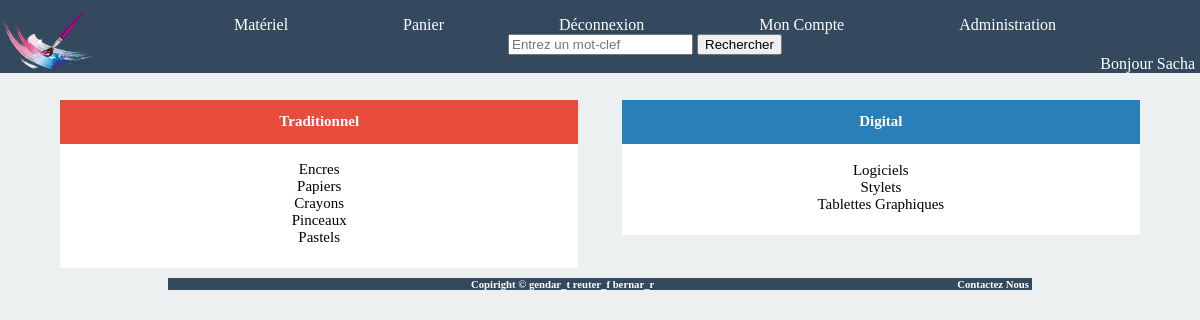
Page /materiel.php (signed in) on the committed database.
### tables this page shows
CREATE TABLE Sous_categories
(
        ID INT(6) PRIMARY KEY NULL AUTO_INCREMENT,
        Nom VARCHAR(40) NOT NULL,
        Url VARCHAR(100) NOT NULL,
        ID_categorie INT NOT NULL,
        CONSTRAINT ID_categorie FOREIGN KEY (ID_categorie) REFERENCES  Categories(ID)
);

### materiel.php (the view, shortened to what this page needs)
<html>
<head>
     <link rel="stylesheet" href="Ressources/Style/style_materiel.css" />
   <?php require_once("navbar.php"); ?>
     </head>
     <body>
 <?php
   try
   {
     $pdo = new PDO('mysql:host=localhost;dbname=bizarts_gendar_t', "admin", "admin", array(PDO::ATTR_ERRMODE => PDO::ERRMODE_EXCEPTION, PDO::MYSQL_ATTR_INIT_COMMAND => 'SET NAMES utf8'));
   }
   catch (Exception $e)
   {
     die('Erreur : ' . $e->getMessage());
   }
  $row = $pdo->query("SELECT * FROM Sous_categories WHERE ID_categorie = 1 ORDER BY ID DESC;");
  $tab = $row->fetchAll();
  $i = 0;
  $size = count($tab);
 ?>
       <div class="tradi">
         <div class="titres">
           <h2>Traditionnel</h2>
         </div>
         <div class="contenu">
           <br>
      <?php while ($i < $size){
    $url = 'categories.php?id=' . $tab[$i]['ID'];
    echo '<a href="' . $url . '">' . $tab[$i]['Nom'] . '</a><br>';
    $i = $i + 1;
      } ?>
    <br>
          </div>
       </div>
    <?php $row = $pdo->query("SELECT * FROM Sous_categories WHERE ID_categorie = 2 ORDER BY ID DESC;");
    $tab = $row->fetchAll();
$i = 0;
$size = count($tab);
 ?>
   <div class="digi">
       <div class="titres">
             <h2>Digital</h2>
           </div><br>
       <div class="contenu">
  <?php while ($i < $size){
  $url = 'categories.php?id=' . $tab[$i]['ID'];
  echo '<a href="' . $url . '">' . $tab[$i]['Nom'] . '</a><br>';
  $i = $i + 1;
} ?>
                 <br></div>
		    </div><br>
     <?php require_once("footer.php");?>
     </body>
 </html>

### Ressources/Style/style_materiel.css (style rules this page uses)
.tradi { float: left; width:48%; background-color: white; padding-bottom: 5px; }
.tradi .titres { font-size: 10px; padding: 1px; text-align: center; color: white; background-color: #e74c3c; }
.tradi .contenu { text-align: center; font-size: 15px; }
.tradi .contenu a { color: black; }
.digi .contenu a { color: black; }
.digi { background-color: white; margin-left:52%; padding-bottom: 5px; }
.digi .titres { font-size: 10px; padding: 1px; text-align: center; color: white; background-color: #2980b9; }
.digi .contenu { text-align: center; font-size: 15px }

### Ressources/Style/style_navbar.css (style rules this page uses)
a { text-decoration:none; color: white; }
body { margin-top: 100px; margin-left: 5%; margin-right: 5%; background-color: #ecf0f1; }

### rows in the picture
sous_categories: Nom "Encres"
sous_categories: Nom "Papiers"
sous_categories: Nom "Crayons"
sous_categories: Nom "Pinceaux"
sous_categories: Nom "Pastels"
sous_categories: Nom "Logiciels"
sous_categories: Nom "Stylets"
sous_categories: Nom "Tablettes Graphiques"

### other values in the picture
$_SESSION['Prenom'] "Sacha"
